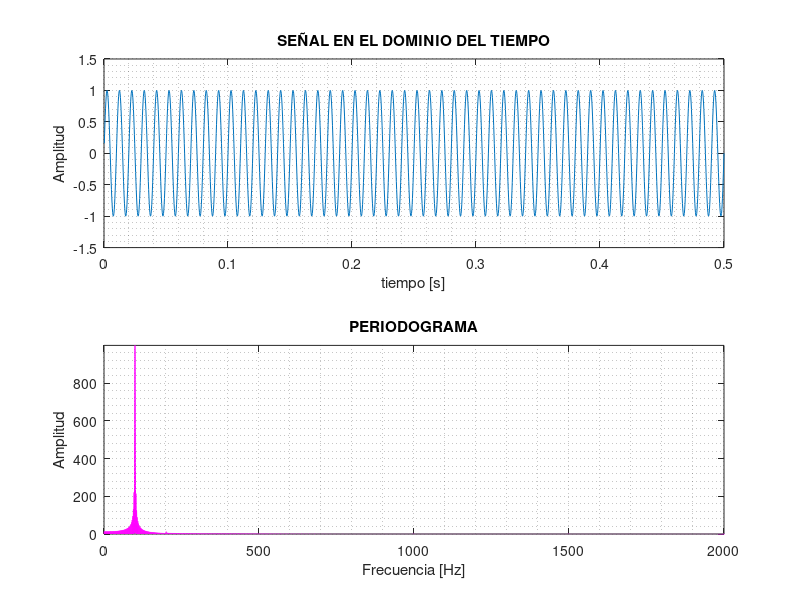

MATLAB code to generate this figure:
%% PRÁCTICA 9.5. Determinación experimental de la capacidad de detección del periodograma.

clc, close all, clear all
duracion = 0.5;
f1 = 100;
f2 = 200;
Fmax = 200;
Fs = 20*Fmax;
Ts = 1/Fs;
%% DOMINIO DEL TIEMPO: 
tn = Ts:Ts:duracion;
k = 0.01; % amplitud de la segunda componente
y = 1*sin(2*pi*f1*tn) + k*sin(2*pi*f2*tn);
subplot(2,1,1);
plot(tn,y);
title('SEÑAL EN EL DOMINIO DEL TIEMPO');
xlabel('tiempo [s]');
ylabel('Amplitud');
grid minor;
%% DOMINIO DE LA FRECUENCIA:
N = length(y);
nFFT = 2^ceil(log2(N))*64; % Cálculo de nFFT (muestras en el tiempo)
Xn = fft(y, nFFT); % Cálculo de los complejos FFT
% Cálculo del Periodograma:|
Periodograma = abs(Xn);   
f = linspace(0, Fs, nFFT);
subplot(2,1,2);
plot(f, Periodograma, 'color', 'm');
grid minor
title('PERIODOGRAMA');
xlabel('Frecuencia [Hz]');
ylabel('Amplitud');
axis([0 Fs/2 0 max(Periodograma)]);
